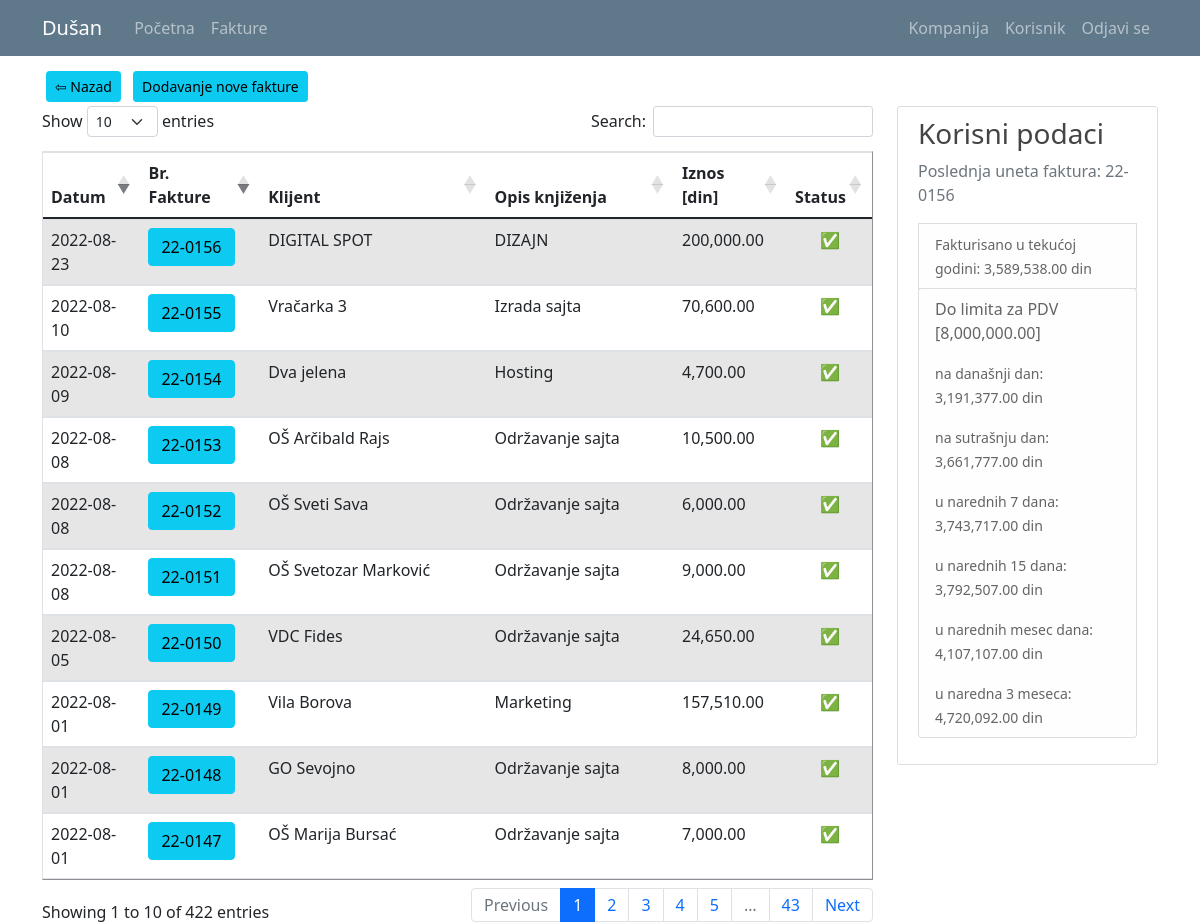
The page /invoice_list (signed in) on the database as committed earlier.
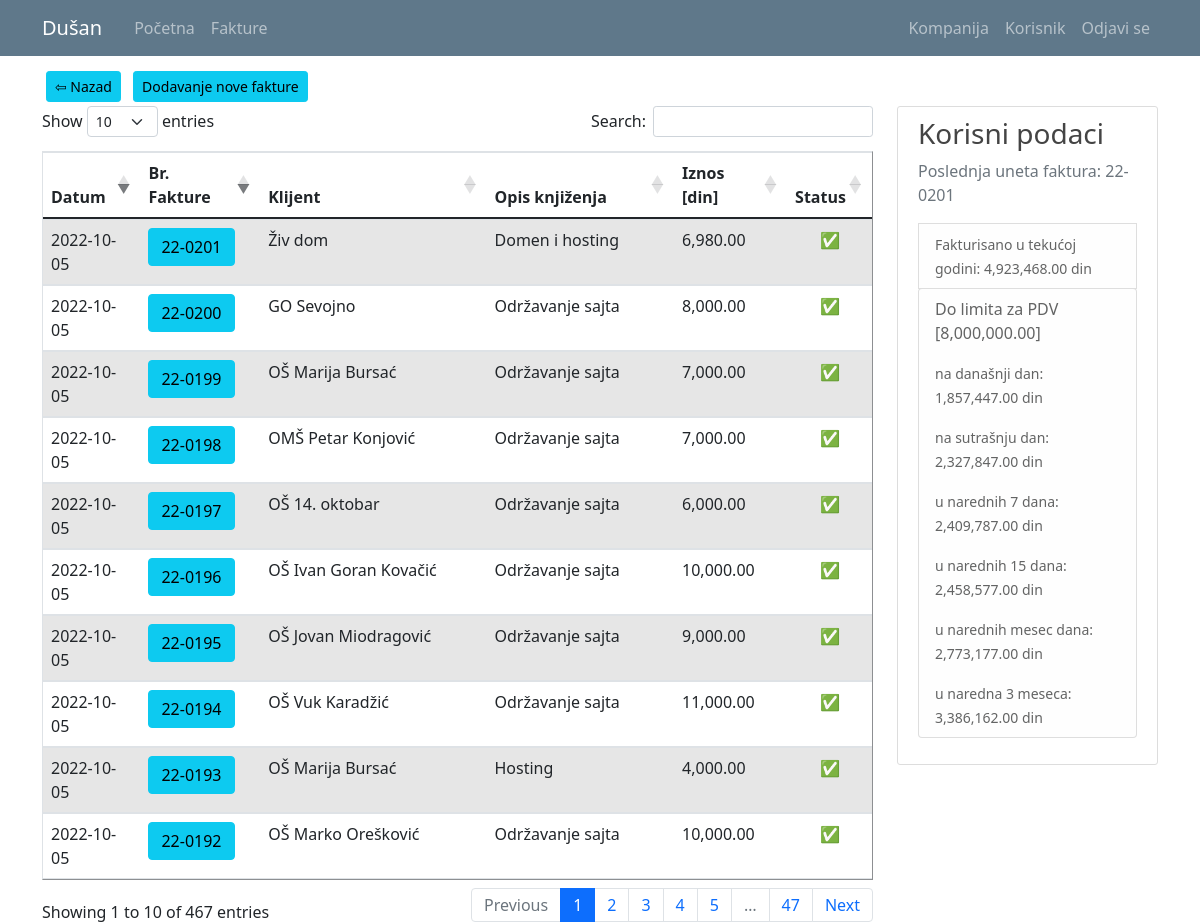
The same page on the database as committed later.
### kpo/models.py (models this page shows, shortened)
class Invoice(db.Model):
    id = db.Column(db.Integer, primary_key=True)
    date = db.Column(db.Date, nullable=False)
    invoice_number = db.Column(db.String(12), nullable=False)
    customer = db.Column(db.String(70), nullable=False)
    service = db.Column(db.String(70), nullable=True) #usluga
    amount = db.Column(db.Float, nullable=False)
    company_id = db.Column(db.Integer, db.ForeignKey('company.id'), nullable=True)
    user_id = db.Column(db.Integer, db.ForeignKey('user.id'), nullable=True)
    cancelled = db.Column(db.Boolean(), default=False, nullable=False)

### kpo/invoices/routes.py (the view)
@invoices.route("/invoice_list")
def invoice_list():
    if not current_user.is_authenticated:
        flash('You have to be logged in to access this page', 'danger')
        return redirect(url_for('users.login'))
    elif current_user.authorization != 's_admin' and current_user.authorization != 'c_admin':
        abort(403)
    invoices = Invoice.query.all()
    form = DashboardData(current_user.user_company.id)
    return render_template('invoice_list.html', title='Invoices', invoices=invoices, form=form)

### kpo/models.py (called while the page is built)
@login_manager.user_loader
def load_user(user_id):
    return User.query.get(int(user_id))

### kpo/templates/invoice_list.html (shortened to what this page needs)
{% extends "layout.html" %}
{% block content %}
{% if current_user.authorization != 'c_user' %}
  <a class="btn btn-info btn-sm m-1" href="{{url_for('main.home')}}">&#8678; Nazad</a>
  <a class="btn btn-info btn-sm m-1" href="{{ url_for('invoices.register_i') }}">Dodavanje nove fakture</a>
{% endif %}
<div class="row">
  <div class="col-md-9">
    <table id="data" border="1" class="table table-striped ">
      {% if current_user.authorization == 's_admin' %}
        <thead>
          <tr>
            <th>Datum</th>
            <th>Br. Fakture</th>
            <th>Klijent</th>
            <th>Opis knjiženja</th>
            <th>Iznos [din]</th>
            <th>Kompanija</th>
            <th>Korinik</th>
            <th>Status</th>
          </tr>
        </thead>
        <tbody>
          {% for invoice in invoices %}
            <tr>
              <td>{{ invoice.date }}</td>
              <td><a class="mr-2 btn btn-info" href="{{ url_for('invoices.invoice_profile', invoice_id=invoice.id) }}" title="Edit Invoice">{{ invoice.invoice_number }}</a></td>
              <td>{{ invoice.customer }}</td>
              <td>{{ invoice.service }}</td>
              <td>{{ '{:,.2f}'.format(invoice.amount) }}</td>
              <td>{{ invoice.invoice_company.companyname }}</td>
              <td>{{ invoice.invoice_user.name }} {{ invoice.invoice_user.surname }}</td>
              <td style="text-align: center">{% if invoice.cancelled %} Storno &#9940 {% else %} &#9989 {% endif %}</td>
          {% endfor %}
        </tbody>
      {% elif current_user.authorization == 'c_admin' %}
        <thead>
          <tr>
            <th>Datum</th>
            <th>Br. Fakture</th>
            <th>Klijent</th>
            <th>Opis knjiženja</th>
            <th>Iznos [din]</th>
            <th>Status</th>
          </tr>
        </thead>
        <tbody>
          {% for invoice in invoices %}
            {% if invoice.invoice_company.id == current_user.user_company.id %}
              <tr>
                <td>{{ invoice.date }}</td>
                <td><a class="mr-2 btn btn-info" href="{{ url_for('invoices.invoice_profile', invoice_id=invoice.id) }}" title="Edit Invoice">{{ invoice.invoice_number }}</a></td>
                <td>{{ invoice.customer }}</td>
                <td>{{ invoice.service }}</td>
                <td>{{ '{:,.2f}'.format(invoice.amount) }}</td>
                <td style="text-align: center">{% if invoice.cancelled %} Storno &#9940 {% else %} &#9989 {% endif %}</td>
              </tr>
            {% endif %}
          {% endfor %}
        </tbody>
      {% endif %}
    </table>
  </div>
  <div class="col-md-3">
    <div class="content-section">
      <h3>Korisni podaci</h3>
      <p class='text-muted'>Poslednja uneta faktura: {{ form.last_input.invoice_number }}
        <li class="list-group-item list-group-item-light"><small>Fakturisano u tekućoj godini: {{ '{:,.2f}'.format(form.limit -form.razlika[0] + 2000000) }} din</small></li>
        <ul class="list-group">
          <li class="list-group-item list-group-item-light">Do limita za PDV [8,000,000.00]</li>
          <li class="list-group-item list-group-item-light"><small>na današnji dan: {{ '{:,.2f}'.format(form.razlika[1]) }} din</small></li>
          <li class="list-group-item list-group-item-light"><small>na sutrašnju dan: {{ '{:,.2f}'.format(form.razlika[2]) }} din</small></li>
          <li class="list-group-item list-group-item-light"><small>u narednih 7 dana: {{ '{:,.2f}'.format(form.razlika[3]) }} din</small></li>
          <li class="list-group-item list-group-item-light"><small>u narednih 15 dana: {{ '{:,.2f}'.format(form.razlika[4]) }} din</small></li>
          <li class="list-group-item list-group-item-light"><small>u narednih mesec dana: {{ '{:,.2f}'.format(form.razlika[5]) }} din</small></li>
          <li class="list-group-item list-group-item-light"><small>u naredna 3 meseca: {{ '{:,.2f}'.format(form.razlika[6]) }} din</small></li>
        </ul>
      </p>
    </div>
  </div>
</div>
{% endblock content%}

Rows that differ between the two databases and show on the page:
no longer on this page (row edited): Invoice: date "2022-08-01", invoice_number "22-0147", customer "OŠ Marija Bursać", service "Održavanje sajta", amount "7,000.00"
no longer on this page (row edited): Invoice: date "2022-08-01", invoice_number "22-0148", customer "GO Sevojno", service "Održavanje sajta", amount "8,000.00"
no longer on this page (row edited): Invoice: date "2022-08-01", invoice_number "22-0149", customer "Vila Borova", service "Marketing", amount "157,510.00"
no longer on this page (row edited): Invoice: date "2022-08-05", invoice_number "22-0150", customer "VDC Fides", service "Održavanje sajta", amount "24,650.00"
no longer on this page (row edited): Invoice: date "2022-08-08", invoice_number "22-0151", customer "OŠ Svetozar Marković", service "Održavanje sajta", amount "9,000.00"
no longer on this page (row edited): Invoice: date "2022-08-08", invoice_number "22-0152", customer "OŠ Sveti Sava", service "Održavanje sajta", amount "6,000.00"
no longer on this page (row edited): Invoice: date "2022-08-08", invoice_number "22-0153", customer "OŠ Arčibald Rajs", service "Održavanje sajta", amount "10,500.00"
no longer on this page (row edited): Invoice: date "2022-08-09", invoice_number "22-0154", customer "Dva jelena", service "Hosting", amount "4,700.00"
no longer on this page (row edited): Invoice: date "2022-08-10", invoice_number "22-0155", customer "Vračarka 3", service "Izrada sajta", amount "70,600.00"
no longer on this page (row edited): Invoice: date "2022-08-23", invoice_number "22-0156", customer "DIGITAL SPOT", service "DIZAJN", amount "200,000.00", last_input.invoice_number "22-0156"
added Invoice: date "2022-10-05", invoice_number "22-0192", customer "OŠ Marko Orešković", service "Održavanje sajta", amount "10,000.00"
added Invoice: date "2022-10-05", invoice_number "22-0193", customer "OŠ Marija Bursać", service "Hosting", amount "4,000.00"
added Invoice: date "2022-10-05", invoice_number "22-0194", customer "OŠ Vuk Karadžić", service "Održavanje sajta", amount "11,000.00"
added Invoice: date "2022-10-05", invoice_number "22-0195", customer "OŠ Jovan Miodragović", service "Održavanje sajta", amount "9,000.00"
added Invoice: date "2022-10-05", invoice_number "22-0196", customer "OŠ Ivan Goran Kovačić", service "Održavanje sajta", amount "10,000.00"
added Invoice: date "2022-10-05", invoice_number "22-0197", customer "OŠ 14. oktobar", service "Održavanje sajta", amount "6,000.00"
added Invoice: date "2022-10-05", invoice_number "22-0198", customer "OMŠ Petar Konjović", service "Održavanje sajta", amount "7,000.00"
added Invoice: date "2022-10-05", invoice_number "22-0199", customer "OŠ Marija Bursać", service "Održavanje sajta", amount "7,000.00"
added Invoice: date "2022-10-05", invoice_number "22-0200", customer "GO Sevojno", service "Održavanje sajta", amount "8,000.00"
added Invoice: date "2022-10-05", invoice_number "22-0201", customer "Živ dom", service "Domen i hosting", amount "6,980.00", last_input.invoice_number "22-0201"
Other text that changed with them:
text written by a page script: "Show entries Search: Showing 1 to 10 of 422 entries Previous 1 2 3 4 5 … 43 Next" → "Show entries Search: Showing 1 to 10 of 467 entries Previous 1 2 3 4 5 … 47 Next"
{{ '{:,.2f}'.format(form.limit -form.razlika[0] + 2000000) }}: "3,589,538.00" → "4,923,468.00"
{{ '{:,.2f}'.format(form.razlika[1]) }}: "3,191,377.00" → "1,857,447.00"
{{ '{:,.2f}'.format(form.razlika[2]) }}: "3,661,777.00" → "2,327,847.00"
{{ '{:,.2f}'.format(form.razlika[3]) }}: "3,743,717.00" → "2,409,787.00"
{{ '{:,.2f}'.format(form.razlika[4]) }}: "3,792,507.00" → "2,458,577.00"
{{ '{:,.2f}'.format(form.razlika[5]) }}: "4,107,107.00" → "2,773,177.00"
{{ '{:,.2f}'.format(form.razlika[6]) }}: "4,720,092.00" → "3,386,162.00"
